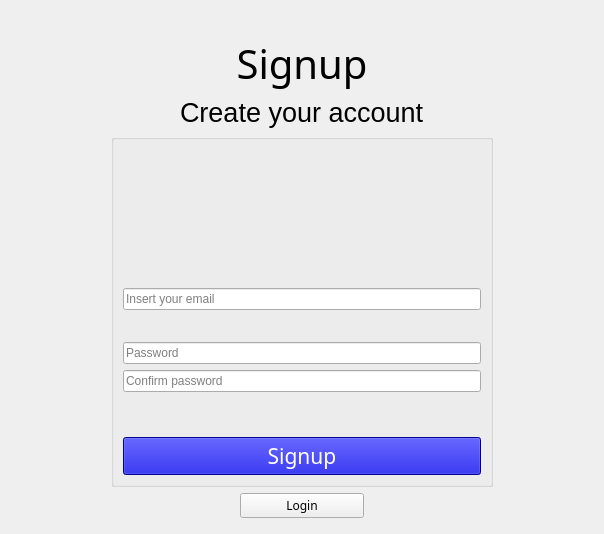
<?xml version="1.0" encoding="UTF-8"?>
<ui version="4.0">
 <class>Signup</class>
 <widget class="QWidget" name="Signup">
  <property name="geometry">
   <rect>
    <x>0</x>
    <y>0</y>
    <width>604</width>
    <height>534</height>
   </rect>
  </property>
  <property name="windowTitle">
   <string>Form</string>
  </property>
  <property name="styleSheet">
   <string notr="true">QToolTip { color: rgb(51, 51, 51); background-color: transparent; border: 0px; }


</string>
  </property>
  <layout class="QGridLayout" name="gridLayout_2">
   <item row="0" column="0">
    <layout class="QGridLayout" name="gridLayout">
     <item row="4" column="5">
      <spacer name="horizontalSpacer_2">
       <property name="orientation">
        <enum>Qt::Horizontal</enum>
       </property>
       <property name="sizeType">
        <enum>QSizePolicy::Maximum</enum>
       </property>
       <property name="sizeHint" stdset="0">
        <size>
         <width>100</width>
         <height>20</height>
        </size>
       </property>
      </spacer>
     </item>
     <item row="0" column="2" colspan="3">
      <spacer name="verticalSpacer_4">
       <property name="orientation">
        <enum>Qt::Vertical</enum>
       </property>
       <property name="sizeHint" stdset="0">
        <size>
         <width>20</width>
         <height>40</height>
        </size>
       </property>
      </spacer>
     </item>
     <item row="5" column="3">
      <widget class="QPushButton" name="t_pushButtonBackLogin">
       <property name="font">
        <font>
         <family>CMU Sans Serif</family>
         <weight>50</weight>
         <bold>false</bold>
         <kerning>true</kerning>
        </font>
       </property>
       <property name="cursor">
        <cursorShape>PointingHandCursor</cursorShape>
       </property>
       <property name="styleSheet">
        <string notr="true"/>
       </property>
       <property name="text">
        <string>Login</string>
       </property>
      </widget>
     </item>
     <item row="2" column="2" colspan="3">
      <widget class="QLabel" name="label_2">
       <property name="font">
        <font>
         <family>CMU Sans Serif</family>
         <pointsize>30</pointsize>
        </font>
       </property>
       <property name="text">
        <string>Signup</string>
       </property>
       <property name="alignment">
        <set>Qt::AlignCenter</set>
       </property>
      </widget>
     </item>
     <item row="7" column="2" colspan="3">
      <spacer name="verticalSpacer_3">
       <property name="orientation">
        <enum>Qt::Vertical</enum>
       </property>
       <property name="sizeHint" stdset="0">
        <size>
         <width>20</width>
         <height>40</height>
        </size>
       </property>
      </spacer>
     </item>
     <item row="1" column="2" colspan="3" alignment="Qt::AlignHCenter|Qt::AlignVCenter">
      <widget class="QLabel" name="label">
       <property name="maximumSize">
        <size>
         <width>100</width>
         <height>30</height>
        </size>
       </property>
       <property name="text">
        <string/>
       </property>
       <property name="pixmap">
        <pixmap>:/images/google_logo.jpg</pixmap>
       </property>
       <property name="scaledContents">
        <bool>true</bool>
       </property>
      </widget>
     </item>
     <item row="4" column="0">
      <spacer name="horizontalSpacer">
       <property name="orientation">
        <enum>Qt::Horizontal</enum>
       </property>
       <property name="sizeType">
        <enum>QSizePolicy::Maximum</enum>
       </property>
       <property name="sizeHint" stdset="0">
        <size>
         <width>100</width>
         <height>20</height>
        </size>
       </property>
      </spacer>
     </item>
     <item row="3" column="2" colspan="3" alignment="Qt::AlignHCenter">
      <widget class="QLabel" name="label_3">
       <property name="font">
        <font>
         <pointsize>20</pointsize>
        </font>
       </property>
       <property name="text">
        <string>Create your account</string>
       </property>
      </widget>
     </item>
     <item row="4" column="2" colspan="3">
      <widget class="QGroupBox" name="groupBox">
       <property name="sizePolicy">
        <sizepolicy hsizetype="Expanding" vsizetype="Expanding">
         <horstretch>0</horstretch>
         <verstretch>0</verstretch>
        </sizepolicy>
       </property>
       <property name="layoutDirection">
        <enum>Qt::LeftToRight</enum>
       </property>
       <property name="styleSheet">
        <string notr="true"/>
       </property>
       <property name="title">
        <string/>
       </property>
       <property name="alignment">
        <set>Qt::AlignCenter</set>
       </property>
       <layout class="QVBoxLayout" name="verticalLayout_2">
        <item alignment="Qt::AlignHCenter|Qt::AlignVCenter">
         <widget class="ClickableLabel" name="profile_image">
          <property name="sizePolicy">
           <sizepolicy hsizetype="Preferred" vsizetype="Preferred">
            <horstretch>0</horstretch>
            <verstretch>0</verstretch>
           </sizepolicy>
          </property>
          <property name="minimumSize">
           <size>
            <width>120</width>
            <height>120</height>
           </size>
          </property>
          <property name="maximumSize">
           <size>
            <width>120</width>
            <height>120</height>
           </size>
          </property>
          <property name="cursor">
           <cursorShape>ArrowCursor</cursorShape>
          </property>
          <property name="toolTip">
           <string/>
          </property>
          <property name="styleSheet">
           <string notr="true">border-color: rgb(252, 1, 7);

</string>
          </property>
          <property name="text">
           <string/>
          </property>
          <property name="alignment">
           <set>Qt::AlignCenter</set>
          </property>
          <property name="wordWrap">
           <bool>false</bool>
          </property>
          <property name="margin">
           <number>0</number>
          </property>
         </widget>
        </item>
        <item>
         <spacer name="verticalSpacer">
          <property name="orientation">
           <enum>Qt::Vertical</enum>
          </property>
          <property name="sizeType">
           <enum>QSizePolicy::Expanding</enum>
          </property>
          <property name="sizeHint" stdset="0">
           <size>
            <width>20</width>
            <height>30</height>
           </size>
          </property>
         </spacer>
        </item>
        <item>
         <layout class="QVBoxLayout" name="verticalLayout">
          <item>
           <layout class="QHBoxLayout" name="horizontalLayout">
            <item>
             <widget class="QLineEdit" name="lineEditUsername">
              <property name="styleSheet">
               <string notr="true"/>
              </property>
              <property name="text">
               <string/>
              </property>
              <property name="echoMode">
               <enum>QLineEdit::Normal</enum>
              </property>
              <property name="placeholderText">
               <string>Insert your email</string>
              </property>
             </widget>
            </item>
           </layout>
          </item>
          <item>
           <layout class="QHBoxLayout" name="InfoUserGroup">
            <item>
             <spacer name="horizontalSpacer_3">
              <property name="orientation">
               <enum>Qt::Horizontal</enum>
              </property>
              <property name="sizeType">
               <enum>QSizePolicy::Maximum</enum>
              </property>
              <property name="sizeHint" stdset="0">
               <size>
                <width>5</width>
                <height>20</height>
               </size>
              </property>
             </spacer>
            </item>
            <item>
             <widget class="QLabel" name="iconInfoUser">
              <property name="sizePolicy">
               <sizepolicy hsizetype="Minimum" vsizetype="Minimum">
                <horstretch>0</horstretch>
                <verstretch>0</verstretch>
               </sizepolicy>
              </property>
              <property name="maximumSize">
               <size>
                <width>15</width>
                <height>15</height>
               </size>
              </property>
              <property name="text">
               <string/>
              </property>
              <property name="pixmap">
               <pixmap resource="client.qrc">:/images/warning.png</pixmap>
              </property>
              <property name="scaledContents">
               <bool>true</bool>
              </property>
             </widget>
            </item>
            <item>
             <widget class="QLabel" name="labelInfoUser">
              <property name="font">
               <font>
                <family>Trebuchet MS</family>
                <italic>true</italic>
                <underline>false</underline>
                <kerning>true</kerning>
               </font>
              </property>
              <property name="styleSheet">
               <string notr="true">color:red;
font-style:italic;</string>
              </property>
              <property name="text">
               <string/>
              </property>
             </widget>
            </item>
           </layout>
          </item>
          <item>
           <layout class="QHBoxLayout" name="horizontalLayout_2">
            <item>
             <widget class="QLineEdit" name="lineEditPassword">
              <property name="styleSheet">
               <string notr="true"/>
              </property>
              <property name="echoMode">
               <enum>QLineEdit::Password</enum>
              </property>
              <property name="placeholderText">
               <string>Password</string>
              </property>
             </widget>
            </item>
           </layout>
          </item>
          <item>
           <layout class="QHBoxLayout" name="horizontalLayout_4">
            <item>
             <widget class="QLineEdit" name="lineEditConfirmPassword">
              <property name="echoMode">
               <enum>QLineEdit::Password</enum>
              </property>
              <property name="placeholderText">
               <string>Confirm password</string>
              </property>
             </widget>
            </item>
           </layout>
          </item>
          <item>
           <layout class="QHBoxLayout" name="InfoPassGroup">
            <item>
             <spacer name="horizontalSpacer_4">
              <property name="orientation">
               <enum>Qt::Horizontal</enum>
              </property>
              <property name="sizeType">
               <enum>QSizePolicy::Maximum</enum>
              </property>
              <property name="sizeHint" stdset="0">
               <size>
                <width>5</width>
                <height>20</height>
               </size>
              </property>
             </spacer>
            </item>
            <item>
             <widget class="QLabel" name="iconInfoPass">
              <property name="sizePolicy">
               <sizepolicy hsizetype="Minimum" vsizetype="Minimum">
                <horstretch>0</horstretch>
                <verstretch>0</verstretch>
               </sizepolicy>
              </property>
              <property name="maximumSize">
               <size>
                <width>15</width>
                <height>15</height>
               </size>
              </property>
              <property name="text">
               <string/>
              </property>
              <property name="pixmap">
               <pixmap resource="client.qrc">:/images/warning.png</pixmap>
              </property>
              <property name="scaledContents">
               <bool>true</bool>
              </property>
             </widget>
            </item>
            <item>
             <widget class="QLabel" name="labelInfoPass">
              <property name="font">
               <font>
                <italic>true</italic>
               </font>
              </property>
              <property name="styleSheet">
               <string notr="true">color:red;
font-style:italic;</string>
              </property>
              <property name="text">
               <string/>
              </property>
             </widget>
            </item>
           </layout>
          </item>
         </layout>
        </item>
        <item>
         <spacer name="verticalSpacer_2">
          <property name="orientation">
           <enum>Qt::Vertical</enum>
          </property>
          <property name="sizeType">
           <enum>QSizePolicy::Expanding</enum>
          </property>
          <property name="sizeHint" stdset="0">
           <size>
            <width>20</width>
            <height>30</height>
           </size>
          </property>
         </spacer>
        </item>
        <item>
         <widget class="QPushButton" name="pushButtonSignup">
          <property name="palette">
           <palette>
            <active>
             <colorrole role="WindowText">
              <brush brushstyle="SolidPattern">
               <color alpha="255">
                <red>255</red>
                <green>255</green>
                <blue>255</blue>
               </color>
              </brush>
             </colorrole>
             <colorrole role="Button">
              <brush brushstyle="SolidPattern">
               <color alpha="255">
                <red>0</red>
                <green>0</green>
                <blue>200</blue>
               </color>
              </brush>
             </colorrole>
             <colorrole role="Text">
              <brush brushstyle="SolidPattern">
               <color alpha="255">
                <red>255</red>
                <green>255</green>
                <blue>255</blue>
               </color>
              </brush>
             </colorrole>
             <colorrole role="ButtonText">
              <brush brushstyle="SolidPattern">
               <color alpha="255">
                <red>255</red>
                <green>255</green>
                <blue>255</blue>
               </color>
              </brush>
             </colorrole>
             <colorrole role="Base">
              <brush brushstyle="SolidPattern">
               <color alpha="255">
                <red>0</red>
                <green>0</green>
                <blue>200</blue>
               </color>
              </brush>
             </colorrole>
             <colorrole role="Window">
              <brush brushstyle="SolidPattern">
               <color alpha="255">
                <red>0</red>
                <green>0</green>
                <blue>200</blue>
               </color>
              </brush>
             </colorrole>
             <colorrole role="PlaceholderText">
              <brush brushstyle="NoBrush">
               <color alpha="128">
                <red>255</red>
                <green>255</green>
                <blue>255</blue>
               </color>
              </brush>
             </colorrole>
            </active>
            <inactive>
             <colorrole role="WindowText">
              <brush brushstyle="SolidPattern">
               <color alpha="255">
                <red>255</red>
                <green>255</green>
                <blue>255</blue>
               </color>
              </brush>
             </colorrole>
             <colorrole role="Button">
              <brush brushstyle="SolidPattern">
               <color alpha="255">
                <red>0</red>
                <green>0</green>
                <blue>200</blue>
               </color>
              </brush>
             </colorrole>
             <colorrole role="Text">
              <brush brushstyle="SolidPattern">
               <color alpha="255">
                <red>255</red>
                <green>255</green>
                <blue>255</blue>
               </color>
              </brush>
             </colorrole>
             <colorrole role="ButtonText">
              <brush brushstyle="SolidPattern">
               <color alpha="255">
                <red>255</red>
                <green>255</green>
                <blue>255</blue>
               </color>
              </brush>
             </colorrole>
             <colorrole role="Base">
              <brush brushstyle="SolidPattern">
               <color alpha="255">
                <red>0</red>
                <green>0</green>
                <blue>200</blue>
               </color>
              </brush>
             </colorrole>
             <colorrole role="Window">
              <brush brushstyle="SolidPattern">
               <color alpha="255">
                <red>0</red>
                <green>0</green>
                <blue>200</blue>
               </color>
              </brush>
             </colorrole>
             <colorrole role="PlaceholderText">
              <brush brushstyle="NoBrush">
               <color alpha="128">
                <red>255</red>
                <green>255</green>
                <blue>255</blue>
               </color>
              </brush>
             </colorrole>
            </inactive>
            <disabled>
             <colorrole role="WindowText">
              <brush brushstyle="SolidPattern">
               <color alpha="255">
                <red>255</red>
                <green>255</green>
                <blue>255</blue>
               </color>
              </brush>
             </colorrole>
             <colorrole role="Button">
              <brush brushstyle="SolidPattern">
               <color alpha="255">
                <red>0</red>
                <green>0</green>
                <blue>200</blue>
               </color>
              </brush>
             </colorrole>
             <colorrole role="Text">
              <brush brushstyle="SolidPattern">
               <color alpha="255">
                <red>255</red>
                <green>255</green>
                <blue>255</blue>
               </color>
              </brush>
             </colorrole>
             <colorrole role="ButtonText">
              <brush brushstyle="SolidPattern">
               <color alpha="255">
                <red>255</red>
                <green>255</green>
                <blue>255</blue>
               </color>
              </brush>
             </colorrole>
             <colorrole role="Base">
              <brush brushstyle="SolidPattern">
               <color alpha="255">
                <red>0</red>
                <green>0</green>
                <blue>200</blue>
               </color>
              </brush>
             </colorrole>
             <colorrole role="Window">
              <brush brushstyle="SolidPattern">
               <color alpha="255">
                <red>0</red>
                <green>0</green>
                <blue>200</blue>
               </color>
              </brush>
             </colorrole>
             <colorrole role="PlaceholderText">
              <brush brushstyle="NoBrush">
               <color alpha="128">
                <red>255</red>
                <green>255</green>
                <blue>255</blue>
               </color>
              </brush>
             </colorrole>
            </disabled>
           </palette>
          </property>
          <property name="font">
           <font>
            <family>CMU Sans Serif</family>
            <pointsize>16</pointsize>
           </font>
          </property>
          <property name="cursor">
           <cursorShape>PointingHandCursor</cursorShape>
          </property>
          <property name="styleSheet">
           <string notr="true"/>
          </property>
          <property name="text">
           <string>Signup</string>
          </property>
          <property name="autoDefault">
           <bool>true</bool>
          </property>
          <property name="default">
           <bool>false</bool>
          </property>
         </widget>
        </item>
       </layout>
      </widget>
     </item>
    </layout>
   </item>
  </layout>
 </widget>
 <customwidgets>
  <customwidget>
   <class>ClickableLabel</class>
   <extends>QLabel</extends>
   <header>clickablelabel.h</header>
  </customwidget>
 </customwidgets>
 <resources>
  <include location="client.qrc"/>
 </resources>
 <connections/>
</ui>
